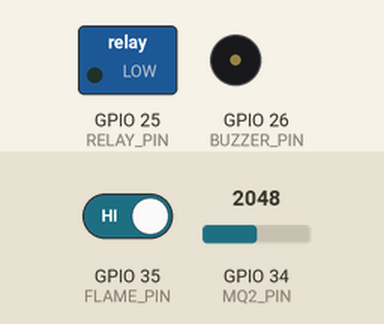
A sketch run on a simulated ESP32. On the bench: switched loads named in the sketch (green lamp = pin HIGH), buzzer (waves = sounding, pin HIGH). Inputs (shaded band) come from the test bench; at power-on: GPIO 35 (FLAME_PIN) HIGH, GPIO 34 (MQ2_PIN) = 2048. WiFi joins after 1.5 s; servers stay silent unless stated; uploads are accepted with an empty reply; what the sketch prints to the serial monitor is not drawn.

Above: at 4.0 s.
4.1 s: GPIO 35 (FLAME_PIN) driven LOW
At 5.8 s:
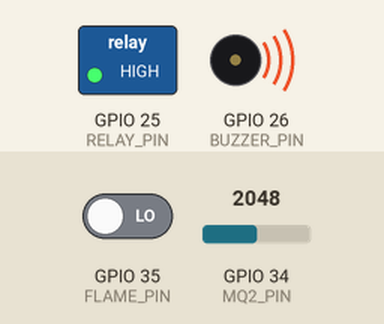
6.3 s: GPIO 35 (FLAME_PIN) driven HIGH
At 7.4 s:
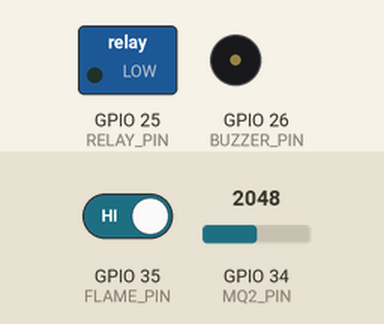
Timing chart, 0 to 9.3 s (numbered marks = the images above; inputs shaded):
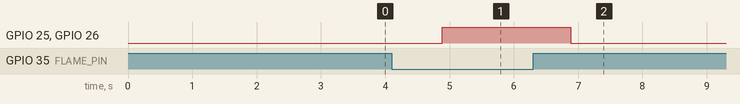

Measured:
- after the input at 4.1 s, GPIO 25 (RELAY_PIN), GPIO 26 (BUZZER_PIN): LOW → HIGH after 0.79 s
- after the input at 6.3 s, GPIO 25 (RELAY_PIN), GPIO 26 (BUZZER_PIN): HIGH → LOW after 0.59 s

The sketch:

gas_fire.ino
```cpp
#define BLYNK_PRINT Serial
#define BLYNK_TEMPLATE_ID   "TMPL6OedOWV-3"
#define BLYNK_TEMPLATE_NAME "FIRE and GAS Alert"
#define BLYNK_AUTH_TOKEN    "YOUR_BLYNK_TOKEN"

#include <WiFi.h>
#include <HTTPClient.h>
#include <WiFiClientSecure.h>
#include <BlynkSimpleEsp32.h>

char auth[] = BLYNK_AUTH_TOKEN;
char ssid[] = "YOUR_WIFI_NAME";
char pass[] = "YOUR_WIFI_PASSWORD";

// Pin definitions
const int MQ2_PIN = 34;
const int FLAME_PIN = 35;
const int BUZZER_PIN = 26;
const int RELAY_PIN = 25;
const bool RELAY_ACTIVE_LOW = false;

// Gas detection settings
const int WARMUP_SECONDS = 120;
const int BASELINE_SAMPLES = 20;
const int GAS_MARGIN = 300;
const int GAS_HYST = 100;

const char* FIREBASE_URL = "https://YOUR-PROJECT-default-rtdb.firebaseio.com/readings.json";

int gasBaseline = 0;
long baselineSum = 0;
int baselineCount = 0;
bool gasReady = false;
bool gasState = false;

unsigned long readingCount = 0;
BlynkTimer timer;

bool lastGasAlert = false;
bool lastFlameAlert = false;

int readGasAvg() {
  long sum = 0;
  for (int i = 0; i < 16; i++) { sum += analogRead(MQ2_PIN); delay(5); }
  return sum / 16;
}

void logToFirebase(int gas, bool gasAlert, bool flame, bool alarm) {
  if (WiFi.status() != WL_CONNECTED) return;
  WiFiClientSecure client;
  client.setInsecure();
  HTTPClient http;
  http.setTimeout(3000);
  http.begin(client, FIREBASE_URL);
  http.addHeader("Content-Type", "application/json");
  String body = "{\"gas\":" + String(gas) +
                ",\"gasAlert\":" + (gasAlert ? "true" : "false") +
                ",\"flame\":" + (flame ? "true" : "false") +
                ",\"alarm\":" + (alarm ? "true" : "false") +
                ",\"ts\":{\".sv\":\"timestamp\"}}";
  int code = http.POST(body);
  Serial.print(">>> Firebase response: "); Serial.println(code);
  http.end();
}

void sendReadings() {
  readingCount++;
  int gasRaw = readGasAvg();
  bool gasDetected = false;

  if (!gasReady) {
    // Warm-up: learn the clean-air baseline, no gas alarm yet
    if (readingCount > (unsigned long)(WARMUP_SECONDS - BASELINE_SAMPLES)) {
      baselineSum += gasRaw;
      baselineCount++;
    }
    if (readingCount >= (unsigned long)WARMUP_SECONDS) {
      gasBaseline = baselineSum / baselineCount;
      gasReady = true;
      Serial.print(">>> Gas baseline: "); Serial.println(gasBaseline);
    }
  } else {
    if (!gasState && gasRaw > gasBaseline + GAS_MARGIN) gasState = true;
    else if (gasState && gasRaw < gasBaseline + GAS_MARGIN - GAS_HYST) gasState = false;
    gasDetected = gasState;
  }

  int flameDigital = digitalRead(FLAME_PIN);
  bool flameDetected = (flameDigital == LOW);
  bool alarm = gasDetected || flameDetected;

  digitalWrite(BUZZER_PIN, alarm ? HIGH : LOW);

  bool pumpOn = flameDetected;
  digitalWrite(RELAY_PIN, RELAY_ACTIVE_LOW ? (pumpOn ? LOW : HIGH) : (pumpOn ? HIGH : LOW));

  // Push live values to Blynk
  Blynk.virtualWrite(V0, gasRaw);
  Blynk.virtualWrite(V1, gasDetected ? 1 : 0);
  Blynk.virtualWrite(V2, flameDetected ? 1 : 0);
  Blynk.virtualWrite(V3, alarm ? 1 : 0);

  // One-time notification on the rising edge only
  if (gasDetected && !lastGasAlert) {
    Blynk.logEvent("gas_alert", "Gas level exceeded threshold!");
    Serial.println(">>> gas_alert LOGGED");
  }
  if (flameDetected && !lastFlameAlert) {
    Blynk.logEvent("fire_alert", "Flame detected! Pump activated.");
    Serial.println(">>> fire_alert LOGGED");
  }

  // Log to Firebase every 10 s or when the state changes
  if (readingCount % 10 == 0 || gasDetected != lastGasAlert || flameDetected != lastFlameAlert) {
    logToFirebase(gasRaw, gasDetected, flameDetected, alarm);
  }
  lastGasAlert = gasDetected;
  lastFlameAlert = flameDetected;

  Serial.print("Reading #"); Serial.println(readingCount);
  Serial.print("Gas: "); Serial.print(gasRaw);
  Serial.print(gasReady ? "" : " (warming up)");
  Serial.print(" | Gas Detected: "); Serial.print(gasDetected ? "YES" : "NO");
  Serial.print(" | Flame: "); Serial.print(flameDetected ? "YES" : "NO");
  Serial.print(" | Alarm: "); Serial.println(alarm ? "ON" : "OFF");
}

void setup() {
  Serial.begin(115200);
  delay(1000);
  Serial.println("Booting...");

  pinMode(FLAME_PIN, INPUT);
  pinMode(BUZZER_PIN, OUTPUT);
  pinMode(RELAY_PIN, OUTPUT);
  digitalWrite(BUZZER_PIN, LOW);
  digitalWrite(RELAY_PIN, RELAY_ACTIVE_LOW ? HIGH : LOW);

  Serial.print("Connecting to Wi-Fi: "); Serial.println(ssid);
  WiFi.begin(ssid, pass);
  for (int i = 0; i < 30 && WiFi.status() != WL_CONNECTED; i++) {
    delay(500);
    Serial.print(".");
  }
  if (WiFi.status() == WL_CONNECTED) Serial.println("\nWi-Fi connected");
  else Serial.println("\nWi-Fi FAILED - check name, password, and 2.4 GHz");

  Blynk.begin(auth, ssid, pass);
  timer.setInterval(1000L, sendReadings);
}

void loop() {
  Blynk.run();
  timer.run();
}
```
